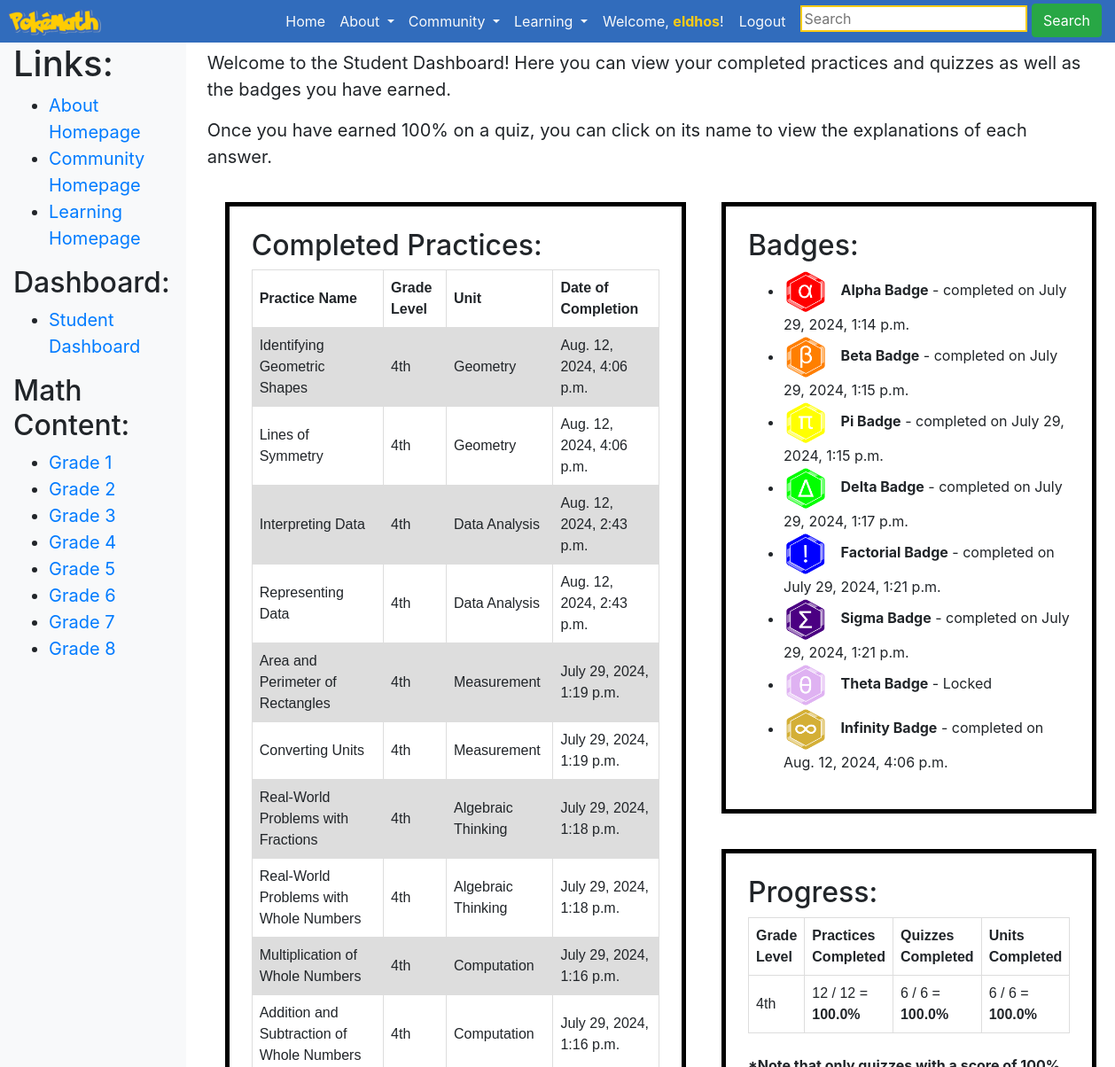
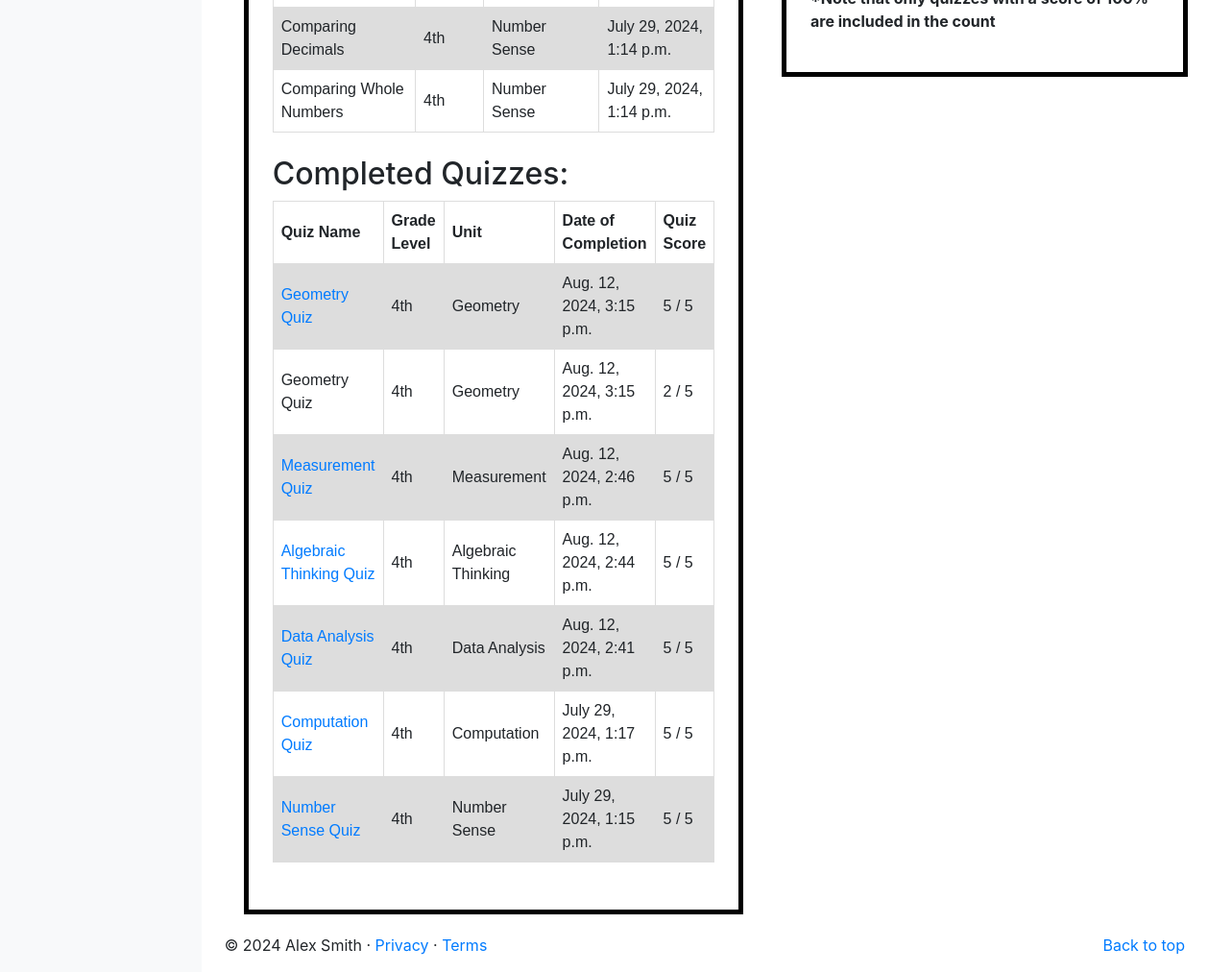
Screenshot of /learning/students/dashboard/18/ (signed in) with the database file from the repository (2 pictures, top to bottom).
### learning/models.py (models this page shows, shortened)
class CompletedPractice(models.Model):
    student = models.ForeignKey(User, on_delete=models.CASCADE)
    practice = models.ForeignKey(Practice, on_delete=models.CASCADE)
    date_completed = models.DateTimeField(default=timezone.now)
    class Meta:
        unique_together = ('student', 'practice')

class Practice (models.Model):
    title = models.CharField(max_length=100)
    description = models.TextField()
    slug = models.SlugField(default='', unique=True)
    unit = models.ForeignKey('Unit', on_delete=models.CASCADE, related_name='practices_in_unit')
    grade_level = models.ForeignKey(GradeLevel, on_delete=models.SET_NULL, null=True, blank=True, related_name='practices')

class GradeLevel(models.Model):
    name = models.CharField(max_length=3)
    unit_count = models.PositiveIntegerField(default=0)
    def __str__(self):
        return self.name

class Unit(models.Model):
    name = models.CharField(max_length=100)
    slug = models.SlugField(default='', unique=True)
    practices = models.ManyToManyField('Practice', related_name='units')
    quiz = models.OneToOneField('Quiz', on_delete=models.CASCADE, related_name='unit_quiz')
    grade_level = models.ForeignKey(GradeLevel, on_delete=models.SET_NULL, null=True, blank=True, related_name='units')
    def __str__(self):
        return self.name

class CompletedQuiz(models.Model):
    student = models.ForeignKey(User, on_delete=models.CASCADE)
    quiz = models.ForeignKey(Quiz, on_delete=models.CASCADE)
    score = models.IntegerField(default=0)
    date_completed = models.DateTimeField(default=timezone.now)
    perfect_score = models.BooleanField(default=False)
    class Meta:
        verbose_name_plural = "Completed quizzes"

class Quiz(models.Model):
    title = models.CharField(max_length=100)
    description = models.TextField()
    correct_answers = models.JSONField(default=dict)
    slug = models.SlugField(default='', unique=True)
    unit = models.ForeignKey('Unit', on_delete=models.CASCADE, related_name='quizzes')
    grade_level = models.ForeignKey(GradeLevel, on_delete=models.SET_NULL, null=True, blank=True, related_name='quizzes')
    class Meta:
        verbose_name_plural = "Quizzes"

class Badge(models.Model):
    name = models.CharField(max_length=20)
    description = models.TextField()
    icon = models.CharField(max_length=100, blank=True)

class CompletedBadge(models.Model):
    student = models.ForeignKey(User, on_delete=models.CASCADE)
    badge = models.ForeignKey(Badge, on_delete=models.CASCADE)
    date_completed = models.DateTimeField(default=timezone.now)

### learning/views.py (the view)
# urls.py: path('students/dashboard/<int:user_id>/', views.student_dashboard, name='student_dashboard'),
@login_required
def student_dashboard(request, user_id):
    user = get_object_or_404(User, id=user_id)
    if (request.user == user or
        (request.user.profile.is_parent and RegisteredChild.objects.filter(parent=request.user, student=user).exists()) or
        (request.user.profile.is_teacher and RegisteredStudent.objects.filter(teacher=request.user, student=user).exists())):
        completed_practices = CompletedPractice.objects.filter(student=user).order_by('-date_completed')
        completed_quizzes = CompletedQuiz.objects.filter(student=user).order_by('-date_completed')
        completed_units = CompletedUnit.objects.filter(student=user)
        grade_levels = GradeLevel.objects.all()
        progress_data = []
        total_practices = 12
        total_quizzes = 6
        total_units = 6
        for level in grade_levels:
            practice_count = completed_practices.filter(practice__grade_level=level).count()
            quiz_count = completed_quizzes.filter(quiz__grade_level=level, perfect_score=True).count()
            unit_count = completed_units.filter(unit__grade_level=level).count()
            practice_percentage = (practice_count / total_practices * 100) if total_practices > 0 else 0
            quiz_percentage = (quiz_count / total_quizzes * 100) if total_quizzes > 0 else 0
            unit_percentage = (unit_count / total_units * 100) if total_units > 0 else 0
            if practice_count > 0 or quiz_count > 0 or unit_count > 0:
                progress_data.append({
                    'level': level,
                    'practice_count': practice_count,
                    'quiz_count': quiz_count,
                    'unit_count': unit_count,
                    'practice_percentage': practice_percentage,
                    'quiz_percentage': quiz_percentage,
                    'unit_percentage': unit_percentage,
                })
        badges = Badge.objects.all()
        completed_badges = CompletedBadge.objects.filter(student=user).select_related('badge')
        badges_with_status = []
        for badge in badges:
            completed_badge = completed_badges.filter(badge=badge).first()
            badges_with_status.append({
                'badge': badge,
                'completed': completed_badge is not None,
                'date_completed': completed_badge.date_completed if completed_badge else None
            })
        context = {
            'student': user,
            'completed_practices': completed_practices,
            'completed_quizzes': completed_quizzes,
            'badges_with_status': badges_with_status,
            'progress_data': progress_data,
            'total_practices': total_practices,
            'total_quizzes': total_quizzes,
            'total_units': total_units,
        }
        return render(request, 'learning/student_dashboard.html', context)
    else:
        return HttpResponse("You do not have permission to view this page.")

### templates/learning/student_dashboard.html (shortened to what this page needs)
{% extends 'learning/base.html' %}
{% load static %}
{% block body_block %}
<link rel="stylesheet" href="{% static 'css/dashboard.css' %}">
<header>
    <h1>Student Dashboard - {{ student.first_name }} {{ student.last_name }}</h1>
</header>
<p style="font-size: 20px;">Welcome to the Student Dashboard! Here you can view your completed practices and quizzes as
    well as the badges you have earned.</p>
<p style="font-size: 20px;">Once you have earned 100% on a quiz, you can click on its name to view the explanations of
    each answer.</p>
<div class="dashboard-container">
    <div class="container-1">
        <h2>Completed Practices:</h2>
        <table>
            <tr>
                <th>Practice Name</th>
                <th>Grade Level</th>
                <th>Unit</th>
                <th>Date of Completion</th>
            </tr>
            {% if completed_practices %}
            {% for practice in completed_practices %}
            <tr>
                <td>{{ practice.practice.title }}</td>
                <td>{{ practice.practice.grade_level }}</td>
                <td>{{ practice.practice.unit }}</td>
                <td>{{ practice.date_completed }}</td>
            </tr>
            {% endfor %}
            {% else %}
            <p>No completed practices yet...</p>
            {% endif %}
        </table> <br>
        <h2>Completed Quizzes:</h2>
        <table>
            <tr>
                <th>Quiz Name</th>
                <th>Grade Level</th>
                <th>Unit</th>
                <th>Date of Completion</th>
                <th>Quiz Score</th>
            </tr>
            {% if completed_quizzes %}
            {% for quiz in completed_quizzes %}
            <tr>
                <td>{% if quiz.perfect_score %}
                    <a href="{% url 'learning:quiz_explanations' quiz.quiz.slug %}">{{ quiz.quiz.title }}</a>
                    {% else %}
                    {{ quiz.quiz.title }}
                    {% endif %}
                </td>
                <td>{{ quiz.quiz.grade_level }}</td>
                <td>{{ quiz.quiz.unit }}</td>
                <td>{{ quiz.date_completed }}</td>
                <td>{{ quiz.score }} / 5</td>
            </tr>
            {% endfor %}
            {% else %}
            <p>No completed quizzes yet...</p>
            {% endif %}
        </table> <br>
    </div>
    <div class="box-container">
        <div class="container-2">
            <h2>Badges:</h2>
            <ul>
                {% for item in badges_with_status %}
                <li>
                    <img src="{% static 'images/'|add:item.badge.icon %}" alt="{{ item.badge.name }}"
                        class="badge-icon {% if item.completed %}unlocked{% else %}locked{% endif %}">
                    <b>{{ item.badge.name }}</b>
                    {% if item.completed %}
                    - completed on {{ item.date_completed }}
                    {% else %}
                    - Locked
                    {% endif %}
                </li>
                {% endfor %}
            </ul>
        </div>
        <div class="container-3">
            <h2>Progress:</h2>
            <table>
                <thead>
                    <tr>
                        <th>Grade Level</th>
                        <th>Practices Completed</th>
                        <th>Quizzes Completed</th>
                        <th>Units Completed</th>
                    </tr>
                </thead>
                <tbody>
                    {% if progress_data %}
                    {% for level in progress_data %}
                    <tr>
                        <td>{{ level.level.name }}</td>
                        <td>
                            {{ level.practice_count }} / {{ total_practices }} =
                            <b>{{ level.practice_percentage|floatformat:1 }}%</b>
                        </td>
                        <td>
                            {{ level.quiz_count }} / {{ total_quizzes }} =
                            <b>{{ level.quiz_percentage|floatformat:1 }}%</b>
                        </td>
                        <td>
                            {{ level.unit_count }} / {{ total_units }} =
                            <b>{{ level.unit_percentage|floatformat:1 }}%</b>
                        </td>
                    </tr>
                    {% endfor %}
                    {% else %}
                    <p>No data yet...</p>
                    {% endif %}
                </tbody>
            </table><br>
            <p><b>*Note that only quizzes with a score of 100% are included in the count</b></p>
        </div>
    </div>
</div>
{% endblock %}

### templates/learning/base.html (shortened to what this page needs)
<!DOCTYPE html>
{% load static %}
<html lang="en">
<head>
    <link href="https://getbootstrap.com/docs/4.2/dist/css/bootstrap.min.css" rel="stylesheet"
>
    <link href="https://getbootstrap.com/docs/4.2/examples/dashboard/dashboard.css" rel="stylesheet">
    <link rel="stylesheet" href="{% static 'css/homepage.css' %}">
    <link rel="stylesheet" href="{% static 'css/base.css' %}">
</head>
<body>
    <header>
        <nav class="navbar navbar-expand-md navbar-dark fixed-top custom-navbar-color p-0">
            <a class="navbar-brand p-2" href="{% url 'index' %}"><img src="{% static 'images/logosmall.png' %}"
                    alt="PokéMath logo"></a>
            <div class="container">
                <div class="collapse navbar-collapse" id="navbarCollapse">
                    <ul class="navbar-nav ml-auto">
                        <li class="nav-item"><a class="nav-link text-light" href="{% url 'index' %}">Home</a></li>
                        <li class="nav-item dropdown">
                            <a class="nav-link dropdown-toggle categories-link text-light" href="#"
                                id="navbarDropdownCategories" role="button" data-toggle="dropdown" aria-haspopup="true"
                                aria-expanded="false">
                                About
                            </a>
                        </li>
                        <li class="nav-item dropdown">
                            <a class="nav-link dropdown-toggle categories-link text-light" href="#"
                                id="navbarDropdownCategories" role="button" data-toggle="dropdown" aria-haspopup="true"
                                aria-expanded="false">
                                Community
                            </a>
                        </li>
                        <li class="nav-item dropdown">
                            <a class="nav-link dropdown-toggle categories-link text-light" href="#"
                                id="navbarDropdownCategories" role="button" data-toggle="dropdown" aria-haspopup="true"
                                aria-expanded="false">
                                Learning
                            </a>
                        </li> &nbsp;&nbsp;
                        {% if user.is_authenticated %}
                        <li class="nav-item">
                            <span class="navbar-text text-light">Welcome, <a class="username-link"
                                    href="{% url 'account:profile' %}">
                                    {{ user.username }}</a>!&nbsp;&nbsp;</span>
                        </li>
                        <li class="nav-item"><a class="nav-link text-light"
                                href="{% url 'auth_logout' %}?next={% url 'index'%}">Logout</a></li>&nbsp;&nbsp;
                        <li class="nav-item">
                            <form class="search-bar" action="" method="GET">
                                <input class="search-form" type="text" placeholder="Search" aria-label="Search"
                                    name="search-area">
                                <button class="btn btn-success" type="submit">Search</button>
                            </form>
                        </li>
                        {% endif %}
                    </ul>
                </div>
            </div>
        </nav>
    </header>
    <div class="container-fluid">
        <div class="row">
            <nav class="col-md-2 d-none d-md-block bg-light sidebar">
                <div class="sidebar-sticky">
                    {% block sidebar_block %}
                    <h1>Quick Links:</h1>
                    <ul>
                        <li><a href="{% url 'about:about' %}">About Homepage</a></li>
                        <li><a href="{% url 'community:community' %}">Community Homepage</a></li>
                        <li><a href="{% url 'learning:learning_home' %}">Learning Homepage</a></li>
                    </ul>
                    {% if user.is_authenticated %}
                    <h2>Dashboard:</h2>
                    {% if user.profile.is_student %}
                    <ul>
                        <li><a href="{% url 'learning:student_dashboard' user.id %}">Student Dashboard</a></li>
                    </ul>
                    <h2>Math Content:</h2>
                    <ul>
                        <li><a href="{% url 'learning:gr1' %}">Grade 1</a></li>
                        <li><a href="{% url 'learning:gr2' %}">Grade 2</a></li>
                        <li><a href="{% url 'learning:gr3' %}">Grade 3</a></li>
                        <li><a href="{% url 'learning:gr4' %}">Grade 4</a></li>
                        <li><a href="{% url 'learning:gr5' %}">Grade 5</a></li>
                        <li><a href="{% url 'learning:gr6' %}">Grade 6</a></li>
                        <li><a href="{% url 'learning:gr7' %}">Grade 7</a></li>
                        <li><a href="{% url 'learning:gr8' %}">Grade 8</a></li>
                    </ul>
                    {% elif user.profile.is_teacher %}
                    <ul>
                        <li><a href="{% url 'learning:teacher_dashboard' %}">Teacher Dashboard</a></li>
                    </ul>
                    {% elif user.profile.is_parent %}
                    <ul>
                        <li><a href="{% url 'learning:parent_dashboard' %}">Parent Dashboard</a></li>
                    </ul>
                    {% endif %}
                    {% endif %}
                    {% endblock %}
                </div>
            </nav>
            <main role="main" class="col-md-9  ml-sm-auto col-lg-10 px-4">
                {% block body_block %}{% endblock %}
                <footer>
                    <p class="float-right"><a href="#">Back to top</a></p>
                    <p>&copy; 2024 Alex Smith &middot; <a href="#">Privacy</a> &middot; <a href="#">Terms</a>
                    </p>
                </footer>
            </main>
        </div>
    </div>
</body>
</html>

### rows the page displays
CompletedPractice: practice "Identifying Geometric Shapes", practice.grade_level "4th", practice.unit "Geometry", date_completed "Aug. 12, 2024, 4:06 p.m."
CompletedPractice: practice "Lines of Symmetry", practice.grade_level "4th", practice.unit "Geometry", date_completed "Aug. 12, 2024, 4:06 p.m."
CompletedPractice: practice "Interpreting Data", practice.grade_level "4th", practice.unit "Data Analysis", date_completed "Aug. 12, 2024, 2:43 p.m."
CompletedPractice: practice "Representing Data", practice.grade_level "4th", practice.unit "Data Analysis", date_completed "Aug. 12, 2024, 2:43 p.m."
CompletedPractice: practice "Area and Perimeter of Rectangles", practice.grade_level "4th", practice.unit "Measurement", date_completed "July 29, 2024, 1:19 p.m."
CompletedPractice: practice "Converting Units", practice.grade_level "4th", practice.unit "Measurement", date_completed "July 29, 2024, 1:19 p.m."
CompletedPractice: practice "Real-World Problems with Fractions", practice.grade_level "4th", practice.unit "Algebraic Thinking", date_completed "July 29, 2024, 1:18 p.m."
CompletedPractice: practice "Real-World Problems with Whole Numbers", practice.grade_level "4th", practice.unit "Algebraic Thinking", date_completed "July 29, 2024, 1:18 p.m."
CompletedPractice: practice "Multiplication of Whole Numbers", practice.grade_level "4th", practice.unit "Computation", date_completed "July 29, 2024, 1:16 p.m."
CompletedPractice: practice "Addition and Subtraction of Whole Numbers", practice.grade_level "4th", practice.unit "Computation", date_completed "July 29, 2024, 1:16 p.m."
CompletedPractice: practice "Comparing Decimals", practice.grade_level "4th", practice.unit "Number Sense", date_completed "July 29, 2024, 1:14 p.m."
CompletedPractice: practice "Comparing Whole Numbers", practice.grade_level "4th", practice.unit "Number Sense", date_completed "July 29, 2024, 1:14 p.m."
CompletedQuiz: quiz "Geometry Quiz", quiz.grade_level "4th", quiz.unit "Geometry", date_completed "Aug. 12, 2024, 3:15 p.m.", score "5"
CompletedQuiz: quiz "Geometry Quiz", quiz.grade_level "4th", quiz.unit "Geometry", date_completed "Aug. 12, 2024, 3:15 p.m.", score "2"
CompletedQuiz: quiz "Measurement Quiz", quiz.grade_level "4th", quiz.unit "Measurement", date_completed "Aug. 12, 2024, 2:46 p.m.", score "5"
CompletedQuiz: quiz "Algebraic Thinking Quiz", quiz.grade_level "4th", quiz.unit "Algebraic Thinking", date_completed "Aug. 12, 2024, 2:44 p.m.", score "5"
CompletedQuiz: quiz "Data Analysis Quiz", quiz.grade_level "4th", quiz.unit "Data Analysis", date_completed "Aug. 12, 2024, 2:41 p.m.", score "5"
CompletedQuiz: quiz "Computation Quiz", quiz.grade_level "4th", quiz.unit "Computation", date_completed "July 29, 2024, 1:17 p.m.", score "5"
CompletedQuiz: quiz "Number Sense Quiz", quiz.grade_level "4th", quiz.unit "Number Sense", date_completed "July 29, 2024, 1:15 p.m.", score "5"
Badge: icon (picture), badge.name "Alpha Badge", date_completed "July 29, 2024, 1:14 p.m."
Badge: icon (picture), badge.name "Beta Badge", date_completed "July 29, 2024, 1:15 p.m."
Badge: icon (picture), badge.name "Pi Badge", date_completed "July 29, 2024, 1:15 p.m."
Badge: icon (picture), badge.name "Delta Badge", date_completed "July 29, 2024, 1:17 p.m."
Badge: icon (picture), badge.name "Factorial Badge", date_completed "July 29, 2024, 1:21 p.m."
Badge: icon (picture), badge.name "Sigma Badge", date_completed "July 29, 2024, 1:21 p.m."
Badge: icon (picture), badge.name "Theta Badge", shows "- Locked"
Badge: icon (picture), badge.name "Infinity Badge", date_completed "Aug. 12, 2024, 4:06 p.m."
GradeLevel: level.name "4th", practice_count "12", total_practices "12", practice_percentage "100.0", quiz_count "6", unit_count "6", quiz_percentage "100.0", unit_percentage "100.0"

### other values shown
{{ user.username }} "eldhos"
